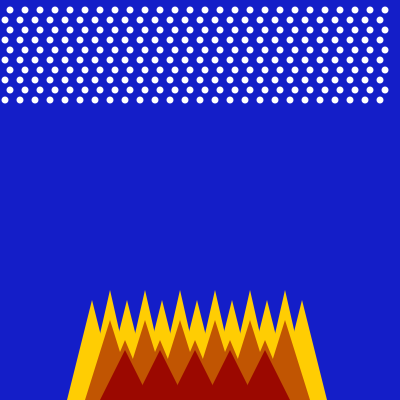
Frame 1 (no input)
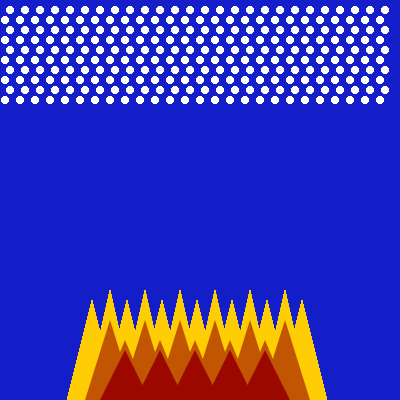
Frame 60 (the mouse pressed at the canvas centre just before this capture)
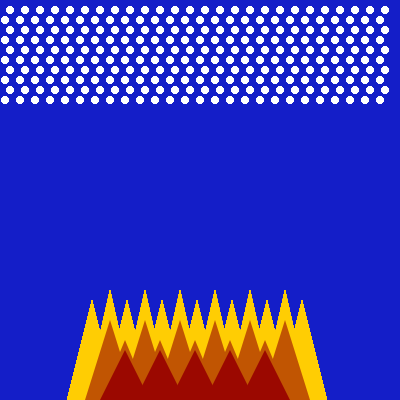
Frame 120 (the mouse held since frame 60 and released just before this capture)

The Processing sketch that drew these frames (run headless with seeded random() and noise(); from frame 60 on, the mouse is pressed at the canvas centre):

// Processing sketch: processing_43805
// ── processing_43805.pde

void setup(){
  size(400, 400);
  background(20, 30, 200);
  smooth();
}

void draw(){
  noStroke();
  
  for (int i = 10; i < 390; i = i + 15){
    fill(255);
    ellipse(i, 10, 7, 7);
    ellipse(i-5, 20, 7, 7);
    ellipse(i, 30, 7, 7);
    ellipse(i-5, 40, 7, 7);
    ellipse(i, 50, 7, 7);
    ellipse(i-5, 60, 7, 7);
    ellipse(i, 70, 7, 7);
    ellipse(i-5, 80, 7, 7);
    ellipse(i, 90, 7, 7);
    ellipse(i-5, 100, 7, 7);
  }
  
  //yellow bigger triangle
  for(int i = 85; i < 270; i = i + 35){
    fill(255, 205, 3);
    triangle(i, 400, i + 50, 400, i + 25, 290);
  } 
  //yellow smaller triangle
  for(int i = 67; i < 300; i = i + 35){
    noStroke();
    fill(255, 205, 3);
    triangle(i, 400, i + 50, 400, i + 25, 300);
  }
  //orange bigger triangle
  for(int i = 85; i < 280; i = i + 35){
    noStroke();
    fill(193, 85, 2);
    triangle(i, 400, i + 50, 400, i + 25, 320);
  }
  
  //orange smaller triangle
  for(int i = 100; i < 250; i = i + 35){
    noStroke();
    fill(193, 85, 2);
    triangle(i, 400, i + 50, 400, i + 25, 340);
  }
  
  //red triangle
  for(int i = 100; i < 250; i = i + 35){
    noStroke();
    fill(155, 8, 0);
    triangle(i, 400, i + 50, 400, i + 25, 350);
  }
}
